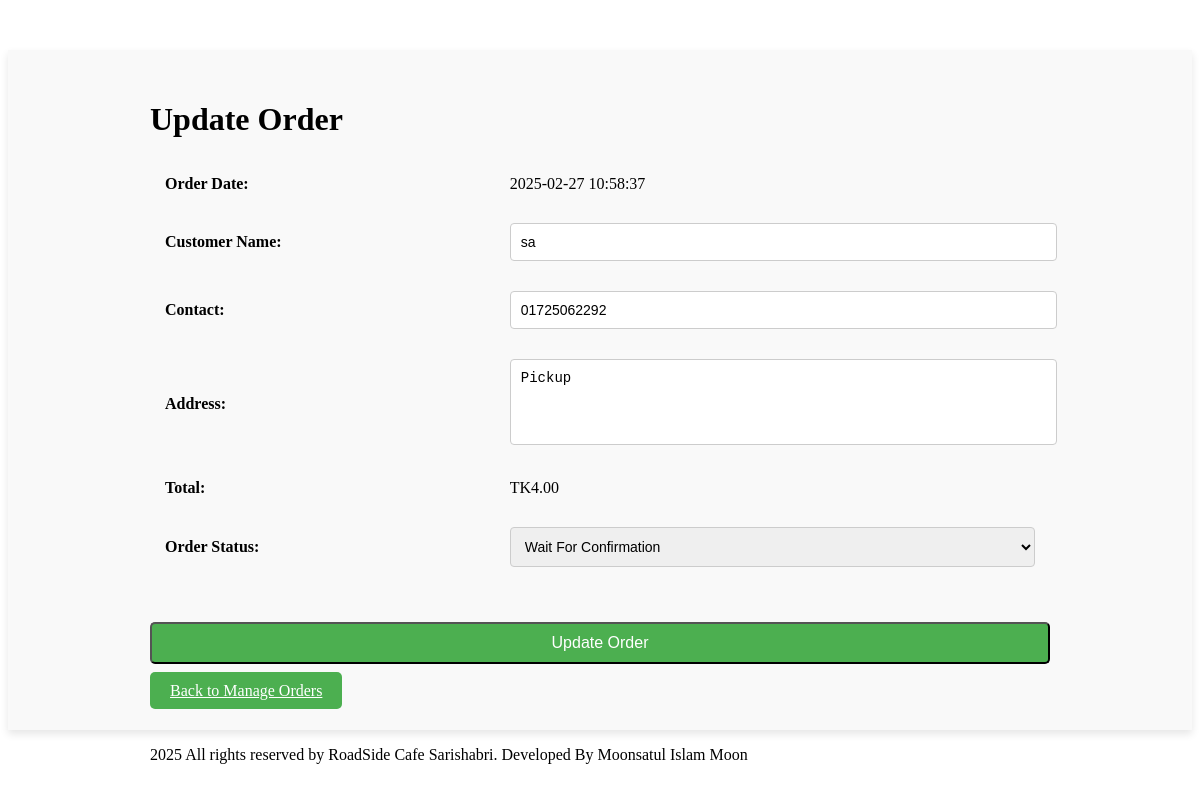
The page /admin/update-order.php?id=62 on the database its author committed.
### tables this page shows
CREATE TABLE `tbl_order` (
  `id` int(11) NOT NULL,
  `user_id` int(11) DEFAULT NULL,
  `total` decimal(10,2) NOT NULL,
  `address` text NOT NULL,
  `status` enum('Wait For Confirmation','Accepted','Processing','Ready For Delivery','Delivered','Cancelled') DEFAULT 'Wait For Confirmation',
  `name` varchar(255) NOT NULL,
  `phone` varchar(15) NOT NULL,
  `account_holder` varchar(255) NOT NULL,
  `delivery_charge` decimal(10,2) DEFAULT 0.00,
  `delivery_option` enum('delivery','pickup') DEFAULT 'pickup',
  `created_at` timestamp NOT NULL DEFAULT current_timestamp(),
  `updated_at` timestamp NOT NULL DEFAULT current_timestamp() ON UPDATE current_timestamp()
);

### admin/update-order.php (the view, shortened to what this page needs)
<?php
include('../config/constants.php');
if (isset($_GET['id'])) {
    $order_id = $_GET['id'];
    $sql = "SELECT * FROM tbl_order WHERE id='$order_id' LIMIT 1";
    $res = mysqli_query($conn, $sql);
    if ($res == TRUE && mysqli_num_rows($res) > 0) {
        $order = mysqli_fetch_assoc($res);
        $status = $order['status'];
        $total = $order['total'];
        $customer_name = $order['name'];
        $customer_contact = $order['phone'];
        $customer_address = $order['address'];
        $order_date = $order['created_at'];
    } else {
        $_SESSION['error'] = "Order not found.";
        header('location: manage-order.php');
        exit();
    }
} else {
    $_SESSION['error'] = "No order ID provided.";
    header('location: manage-order.php');
    exit();
}
?>
<!DOCTYPE html>
<html lang="en">
<head>
</head>
<body>
    <div class="main-content">
        <div class="wrapper">
            <h1>Update Order</h1>
            <form action="update-order.php?id=<?php echo $order_id; ?>" method="POST">
                <table class="tbl-full">
                    <tr>
                        <td><strong>Order Date:</strong></td>
                        <td><?php echo $order_date; ?></td>
                    </tr>
                    <tr>
                        <td><strong>Customer Name:</strong></td>
                        <td><input type="text" name="name" value="<?php echo $customer_name; ?>" required></td>
                    </tr>
                    <tr>
                        <td><strong>Contact:</strong></td>
                        <td><input type="text" name="phone" value="<?php echo $customer_contact; ?>" required></td>
                    </tr>
                    <tr>
                        <td><strong>Address:</strong></td>
                        <td><textarea name="address" rows="4" required><?php echo $customer_address; ?></textarea></td>
                    </tr>
                    <tr>
                        <td><strong>Total:</strong></td>
                        <td><?php echo 'TK' . $total; ?></td>
                    </tr>
                    <tr>
                        <td><strong>Order Status:</strong></td>
                        <td>
                            <select name="status" required>
                                <option value="Wait For Confirmation" <?php if ($status == "Wait For Confirmation") echo "selected"; ?>>Wait For Confirmation</option>
                            </select>
                        </td>
                    </tr>
                </table>
                <input type="submit" name="update_order" value="Update Order" class="btn-primary">
            </form>
            <br>
            <a href="manage-order.php" class="btn btn-primary">Back to Manage Orders</a>
        </div>
    </div>
</body>
</html>
<?php include('partials/footer.php'); ?>

### admin/update-order.php (style rules this page uses)
.main-content { padding: 30px; background-color: #f9f9f9; box-shadow: 0 4px 8px rgba(0, 0, 0, 0.1); margin-top: 50px; }
.wrapper { max-width: 900px; margin: 0 auto; }
.tbl-full { width: 100%; border-collapse: collapse; margin-bottom: 20px; }
.tbl-full td { padding: 15px; text-align: left; }
.tbl-full td input, .tbl-full td select, .tbl-full td textarea { width: 100%; padding: 10px; font-size: 14px; border: 1px solid #ccc; border-radius: 4px; }
.btn-primary { background-color: #4CAF50; color: white; padding: 10px 20px; font-size: 16px; cursor: pointer; border-radius: 5px; width: 100%; margin-top: 20px; }
textarea { resize: none; }
select { padding: 10px; font-size: 14px; }

### rows shown on the page
tbl_order: created_at "2025-02-27 10:58:37", name "sa", phone "01725062292", address "Pickup", total "4.00", status "Wait For Confirmation"
